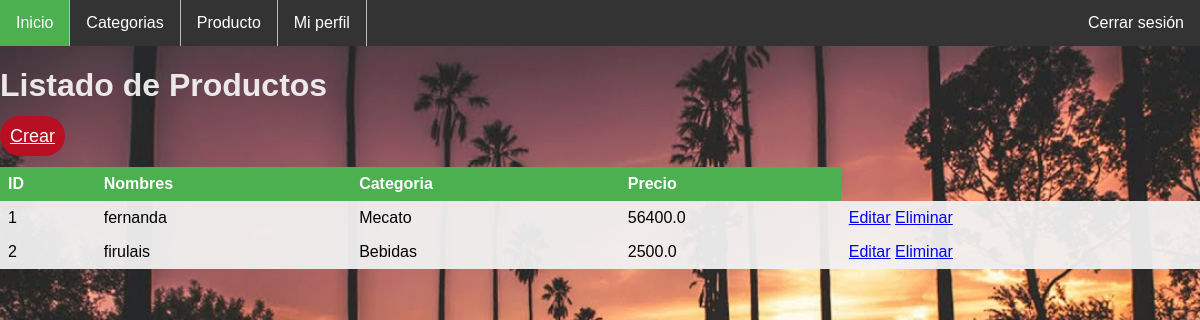
Page /producto (signed in) on the committed database.
### tables this page shows
CREATE TABLE "producto" (
	"id"	INTEGER NOT NULL,
	"Nombre"	TEXT NOT NULL,
	"id_usuario"	INTEGER NOT NULL,
	"categoria"	TEXT NOT NULL,
	"precio"	REAL NOT NULL,
	PRIMARY KEY("id" AUTOINCREMENT)
);

### app.py (the view)
@app.route('/producto')
def producto():
    id_us = session['usuario'][0]
    producto = db.execute("""select * from producto where
        id_usuario = ?""", ( id_us,)).fetchall()
    return render_template('productos.html', productos=producto)

### templates/productos.html
{% extends 'layouts/base.html' %} {% block title %} Productos {% endblock %} {%
    block content %}
    <div class="title-page">
      <h1>Listado de Productos</h1>
      <a class="boton" href="{{ url_for('crear_pro')}}">Crear</a>
    </div>
    <table class="table">
      <thead>
        <tr>
          <th>ID</th>
          <th>Nombres</th>
          <th>Categoria</th>
          <th>Precio</th>
        </tr>
      </thead>
      <tbody>
        {% for producto in productos %}
        <tr>
          <td>{{ producto[0] }}</td>
          <td>{{ producto[1] }}</td>
          <td>{{ producto[3] }}</td>
          <td>{{ producto[4] }}</td>
          <td>
              <a class="btn" href="{{ url_for('editar_pro', id = producto[0]) }}">Editar</a>
              <a class="btn btn-danger" href="{{ url_for('eliminar_pro', id = producto[0]) }}">Eliminar</a>
          </td>
        </tr>
        {% endfor %}
      </tbody>
    </table>
    {% endblock %}

### static/main.css (style rules this page uses)
body { margin: 0; padding: 0; background: url(img2.jpg) no-repeat center top; background-size: cover; font-family: sans-serif; height: 100vh; background-attachment: fixed; }
h1,h2,h3,h4,h5 { color: rgba(255, 255, 255, 0.884); }
table { border-collapse: collapse; width: 100%; margin-bottom: 20px; margin-top: 20px; }
th, td { text-align: left; padding: 8px; background-color: #f2f2f2f1 }
th { background-color: #4CAF50; color: white; }
.boton { border: none; outline: none; height: 40px; background: #b80f22; color: #fff; font-size: 18px; border-radius: 20px; margin: 0%; padding: 10px; }

### rows in the picture
producto: id "1", Nombre "fernanda", categoria "Mecato", precio "56400.0"
producto: id "2", Nombre "firulais", categoria "Bebidas", precio "2500.0"
